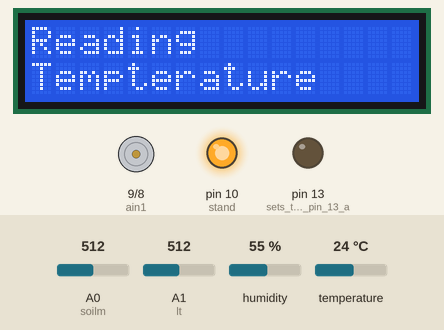
This sketch was run on a simulated Arduino Uno, built with avr-gcc and run on an emulated ATmega328P. Parts: 16×2 character LCD, motor-driver pin pairs drawn as motors (green arrow = first pin HIGH = forward, orange = second pin HIGH = backward, longer = more drive, scaled by the enable pin), output pins drawn as LEDs (lit = HIGH). The test bench sets the inputs (shaded band); at power-on: A0 (soilm) = 512, humidity 55 %, temperature 24 °C, A1 (lt) = 512.

Above: at 1.2 s.
1.3 s: A0 (soilm) set to 689
At 11.2 s:
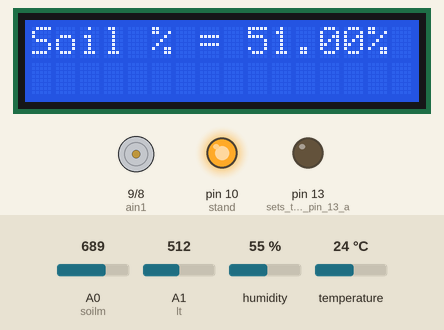
11.6 s: A0 (soilm) set to 707
At 22.5 s:
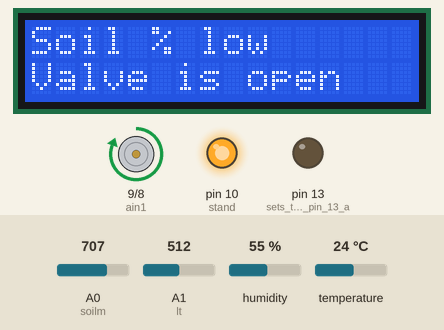
23.6 s: A0 (soilm) set to 306
At 29.6 s:
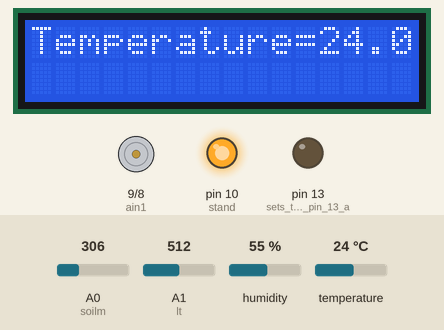
32.6 s: humidity set to 22 %
At 46.3 s:
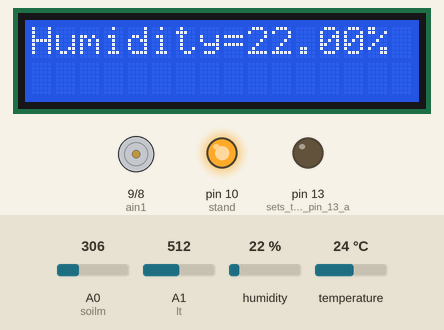
46.6 s: temperature set to 12 °C
At 54.2 s:
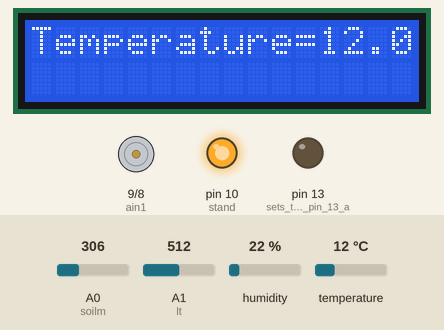
56.8 s: humidity set to 40 %
At 69.9 s:
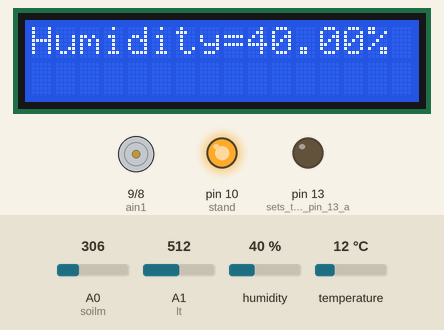
Timing chart, 0 to 71.4 s (numbered marks = the images above; inputs shaded):
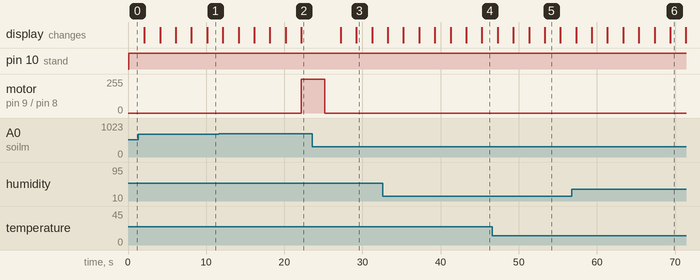

The sketch:

code.ino
```cpp
#include <dht.h>
#include <LiquidCrystal.h>
#define DHT11_PIN 7
dht DHT;
LiquidCrystal lcd(12, 11, 5, 4, 3, 2); //Digital pins to which you connect the LCD
const int inPin = 0;//Initialising pin to read value from temperature sensor
const int soilm=A0;//Initialising pin to read value from soil moisture sensor
int stand = 10;//standby pin for the solenoid
int pwma = 6;//pulse width modulation pin for solenoid
int ain1 = 9;//positive pin for solenoid
int ain2 = 8;//negative pin for solenoid
int lt = A1;//light sensor pin
int ltc = 0;//light sensor variable
void setup()
{
  pinMode(13, OUTPUT);// sets the digital pin 13 as output
  lcd.begin(16,2); //Initialising LCD
  Serial.begin(9600);//starting serial communication at 9600bps
  pinMode(stand,OUTPUT);//declaring pinmode for standby
  pinMode(pwma,OUTPUT);//declaring pinmode for pulse width modulation
  pinMode(ain1,OUTPUT);//declaring pinmode for positive terminal of solenoid
  pinMode(ain2,OUTPUT);//declaring pinmode for negative terminal of solenoid
}
void loop()
{
  ltc = analogRead(lt);
  lcd.clear();
  while(ltc<10)//putting the circuit in low power mode at night.
  {
    lcd.clear();
    lcd.setCursor(0,0);
    lcd.print("Night time");
    lcd.setCursor(0,1);
    lcd.print("Controller off");
    //Serial.print("\nNight time, controller in standby\n");
    ltc = analogRead(lt);
    delay(1000);//polling rate of 1 second
  }
  analogWrite(pwma,255);
  digitalWrite(stand,HIGH);
  digitalWrite(13,LOW);
  int chk = DHT.read11(DHT11_PIN);
  float soil;
  lcd.clear();
  lcd.setCursor(0,0);
  lcd.print("Reading");
  lcd.setCursor(0,1);
  lcd.print("Tempterature");
  delay(2000);
  lcd.clear();
  lcd.setCursor(0,0);
  lcd.print("Temperature=");
  lcd.print(DHT.temperature);//reading temperature from sensor
  lcd.print("C");
  delay(2000);
  lcd.clear();
  lcd.setCursor(0,0);
  lcd.print("Reading");
  lcd.setCursor(0,1);
  lcd.print("Humidity");
  delay(2000);
  lcd.clear();
  lcd.setCursor(0,0);
  lcd.print("Humidity=");
  lcd.print(DHT.humidity);//reading humidity from sensor
  lcd.print("%");
  delay(2000);
  lcd.clear();
  lcd.setCursor(0,0);
  lcd.print("Reading");
  lcd.setCursor(0,1);
  lcd.print("Soil %");
  soil=analogRead(soilm);
  soil = map(soil,1023,370,0,100);//these values will need to be recalibrated once we have soil
  delay(2000);
  lcd.clear();
  lcd.setCursor(0,0);
  lcd.print("Soil % = ");
  lcd.print(soil);
  lcd.print("%");
  while(soil<50)//low soil % loop
  {
   lcd.clear();
   lcd.setCursor(0,0);
   digitalWrite(ain1,HIGH);//opening solenoid valve
   digitalWrite(ain2,LOW);
   lcd.print("Soil % low");
   lcd.setCursor(0,1);
   lcd.print("Valve is open");
   soil=analogRead(soilm);
   soil = map(soil,1023,370,0,100);//these values will need to be recalibrated once we have soil
   delay(1000); // polling rate increased to 1 second, up from 12 seconds to cut down on water usage
  }
  digitalWrite(ain1,LOW);//closing solenoid valve
  digitalWrite(ain2,LOW);
  delay(2000);//polling rate = 12 seconds
}
```

Measured:
- the behaviour switches between 696 and 697 on A0 (soilm) (found by bisection; images 1 and 2)
- after the input at 11.6 s, motor on pin 9 (ain1) / pin 8 (ain2): stopped → forward 255/255 after 10.6 s; the display: first differs from a run without the input after 10.6 s (image 2)
- after the input at 23.6 s, motor on pin 9 (ain1) / pin 8 (ain2): forward 255/255 → stopped after 1.6 s; the display: first changes after 3.6 s (image 3 shows a later state)
- what the display in image 3 shows lasts 2.0 s, from 29.2 s to 31.2 s
